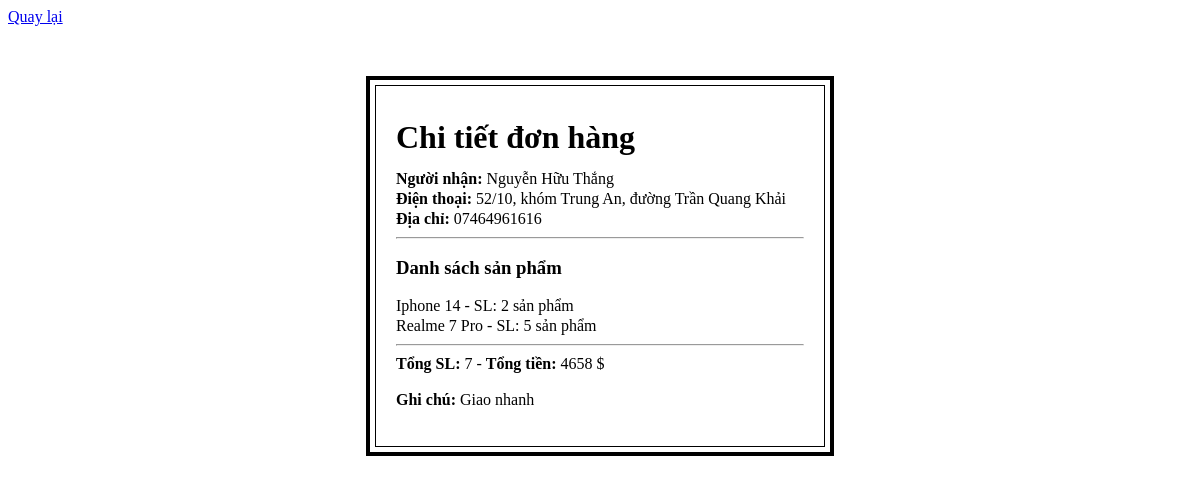
/inthongke.php?id=3 (signed in), run on the app's committed database.
### tables this page shows
CREATE TABLE `orders` (
  `id` int(11) NOT NULL auto_increment,
  `name` varchar(255) NOT NULL,
  `phone` varchar(255) default NULL,
  `address` varchar(500) NOT NULL,
  `note` text NOT NULL,
  `total` int(11) NOT NULL,
  `created_time` int(11) NOT NULL,
  `last_update` int(11) NOT NULL,
  PRIMARY KEY  (`id`)
);

CREATE TABLE `sanpham` (
  `id` int(10) NOT NULL auto_increment,
  `tensp` varchar(255) NOT NULL,
  `title` varchar(255) NOT NULL,
  `gia` double NOT NULL,
  `hinh` varchar(255) NOT NULL,
  `id_hang` varchar(255) NOT NULL,
  `theloai` varchar(255) NOT NULL,
  `phobien` int(11) NOT NULL,
  PRIMARY KEY  (`id`)
);

CREATE TABLE `order_detail` (
  `id` int(11) NOT NULL auto_increment,
  `order_id` int(11) NOT NULL,
  `product_id` int(10) NOT NULL,
  `quantity` int(11) NOT NULL,
  `price` double NOT NULL,
  `created_time` int(11) NOT NULL,
  `last_update` int(11) NOT NULL,
  PRIMARY KEY  (`id`),
  KEY `product_id_FK` (`product_id`),
  KEY `order_id_FK` (`order_id`)
);

### inthongke.php (the view, shortened to what this page needs)
<?php
    $layid = $_REQUEST['id'];
	include("class/clslogin.php");
?>
<!DOCTYPE html>
<html>
<head>
</head>
<body>
    <div class="higher-line">
        <a href="index-admin.php">Quay lại</a>
    </div>
    <?php
            $orders = mysql_query("SELECT orders.name, orders.address, orders.phone, orders.note, order_detail.*, sanpham.tensp as product_name
                FROM orders
                INNER JOIN order_detail ON orders.id = order_detail.order_id
                INNER JOIN sanpham ON sanpham.id = order_detail.product_id
                WHERE orders.id ='$layid' ",$link);
            $orders_1 = mysql_fetch_array($orders);
        ?>
    <div id="order-detail-wrapper">
        <div id="order-detail">
            <h1>Chi tiết đơn hàng</h1>
            <label>Người nhận: </label><span> <?php echo $orders_1['name']; ?></span><br />
            <label>Điện thoại: </label><span> <?php echo $orders_1['address']; ?></span><br />
            <label>Địa chỉ: </label><span> <?php echo $orders_1['phone']; ?></span><br />
            <hr />
            <h3>Danh sách sản phẩm</h3>
            <ul>
                <li>
                    <span class="item-name"><?php echo $orders_1['product_name']; ?></span>
                    <span class="item-quantity"> - SL: <?php echo $orders_1['quantity']; ?> sản phẩm</span>
                </li>
                <?php
                    $totalQuantity = $orders_1['quantity'];
                    $totalMoney = ($orders_1['price'] * $orders_1['quantity']);
                    while($row = mysql_fetch_array($orders)) {
                ?>
                <li>
                    <span class="item-name"><?php echo $row['product_name']; ?></span>
                    <span class="item-quantity"> - SL: <?php echo $row['quantity']; ?> sản phẩm</span>
                </li>
                <?php
                        $totalMoney += ($row['price'] * $row['quantity']);
                        $totalQuantity += $row['quantity'];
                    }
                ?>
            </ul>
            <hr />
            <label>Tổng SL:</label> <?php echo $totalQuantity; ?> - <label>Tổng tiền:</label>
            <?php echo $totalMoney; ?> $
            <p><label>Ghi chú: </label><?php echo $orders_1['note'] ?></p>
        </div>
    </div>
</body>
</html>

### inthongke.php (style rules this page uses)
#order-detail-wrapper { width: 450px; margin: 50px auto; border: 4px solid #000; padding: 5px; }
#order-detail { border: 1px solid #000; padding: 20px; line-height: 20px; }
#order-detail ul { margin: 0; padding: 0; }
#order-detail ul li { list-style: none; }
#order-detail label { font-weight: bold; }

### data on the page
orders: name "Nguyễn Hữu Thắng", address "52/10, khóm Trung An, đường Trần Quang Khải", phone "07464961616", note "Giao nhanh"
sanpham: tensp "Iphone 14"
order_detail: quantity "2"
order_detail: product.tensp "Realme 7 Pro", quantity "5"

### other printed values
$totalQuantity "7"
$totalMoney "4658"
